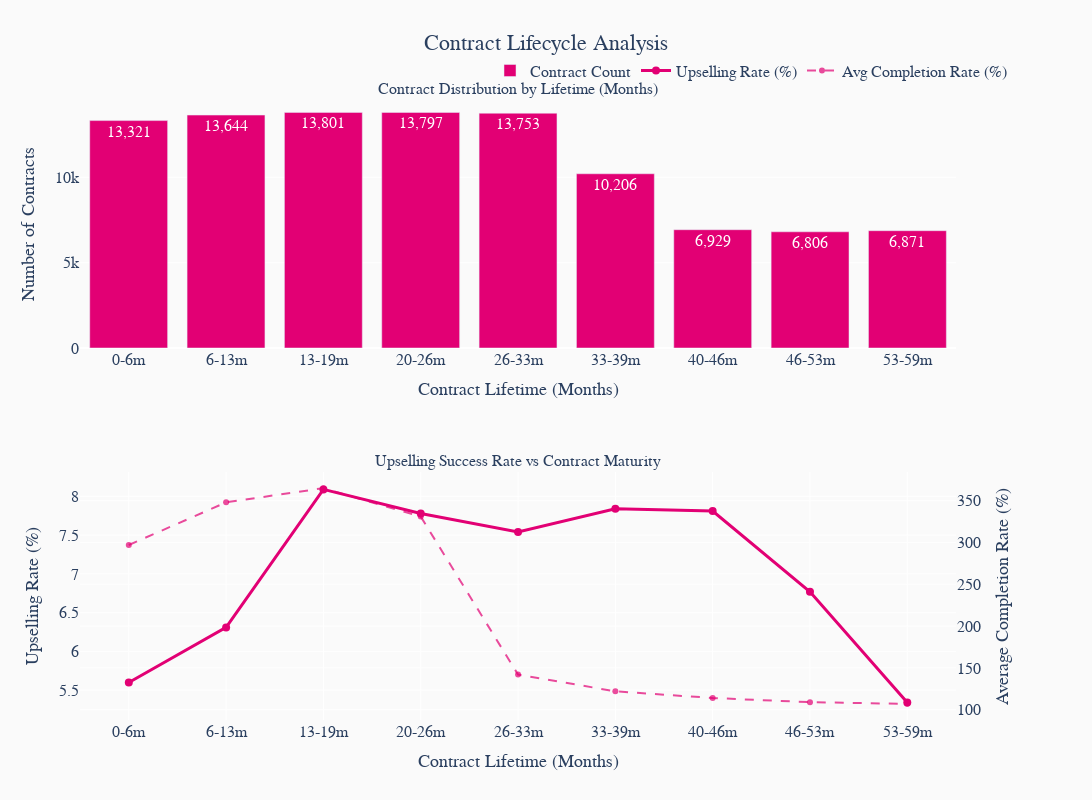

The notebook cell this image was saved under:
### Markdown cell above
## 4. Contract Lifecycle Analysis

### Code cell
# Create contract lifetime bins (in days, then convert to months for display)
lifetime_bins = list(range(0, 1860, 200))
lifetime_labels = [f"{lifetime_bins[i]//30}-{(lifetime_bins[i+1]-1)//30}m" for i in range(len(lifetime_bins)-1)]

# Create lifetime analysis
binned_lifetime_data = core_data.with_columns(
    pl.when(pl.col("contract_lifetime_days") < 0).then(pl.lit('0-'))
    .otherwise(pl.lit('1860+'))
    .alias("lifetime_bin")
)

for i in range(len(lifetime_bins)-1):
    binned_lifetime_data = binned_lifetime_data.with_columns(
        pl.when(pl.col("contract_lifetime_days").is_between(lifetime_bins[i], lifetime_bins[i+1], closed="left")).then(pl.lit(lifetime_labels[i]))
        .otherwise(pl.col('lifetime_bin'))
        .alias("lifetime_bin")
    )

# Calculate lifecycle metrics and sort properly
lifecycle_analysis = binned_lifetime_data.group_by("lifetime_bin").agg([
    pl.len().alias("total_contracts"),
    (pl.col("has_done_upselling").mean() * 100).round(2).alias("upselling_rate"),
    pl.col("gross_mrc").mean().round(2).alias("avg_revenue"),
    pl.col("completion_rate").mean().round(2).alias("avg_completion_rate")
])

# Remove outlier bins
lifecycle_analysis = lifecycle_analysis.filter(~pl.col('lifetime_bin').is_in(['0-', '1860+']))

# Create proper sorting order
sort_order = [f"{lifetime_bins[i]//30}-{(lifetime_bins[i+1]-1)//30}m" for i in range(len(lifetime_bins)-1)]

# Sort by converting to a numeric representation for proper ordering
def get_sort_key(bin_label):
    if bin_label in ['0-', '1860+']:
        return -1 if bin_label == '0-' else 999
    # Extract the first number from the label (e.g., "0-6m" -> 0)
    return int(bin_label.split('-')[0])

lifecycle_analysis = lifecycle_analysis.with_columns(
    pl.col("lifetime_bin").map_elements(lambda x: get_sort_key(x), return_dtype=pl.Int32).alias("sort_key")
).sort("sort_key").drop("sort_key")

# Create combined visualization
fig = make_subplots(
    rows=2, cols=1,
    subplot_titles=(
        'Contract Distribution by Lifetime (Months)',
        'Upselling Success Rate vs Contract Maturity'
    ),
    vertical_spacing=0.2,
    specs=[[{"secondary_y": False}], [{"secondary_y": True}]]
)

# Contract distribution
fig.add_trace(
    go.Bar(
        x=lifecycle_analysis['lifetime_bin'],
        y=lifecycle_analysis['total_contracts'],
        name='Contract Count',
        marker_color=MAGENTA_COLOR,
        text=[f'{x:,}' for x in lifecycle_analysis['total_contracts']],
        textposition='auto',
        textfont=dict(size=16)
    ),
    row=1, col=1
)

# Upselling rate
fig.add_trace(
    go.Scatter(
        x=lifecycle_analysis['lifetime_bin'],
        y=lifecycle_analysis['upselling_rate'],
        mode='lines+markers',
        name='Upselling Rate (%)',
        line=dict(color=MAGENTA_COLOR, width=3),
        marker=dict(size=8, color=MAGENTA_COLOR),
        text=[f'{x:.1f}%' for x in lifecycle_analysis['upselling_rate']],
        textposition='top center',
        textfont=dict(size=16)
    ),
    row=2, col=1
)

# Completion rate on secondary y-axis
fig.add_trace(
    go.Scatter(
        x=lifecycle_analysis['lifetime_bin'],
        y=lifecycle_analysis['avg_completion_rate'] * 100,
        mode='lines+markers',
        name='Avg Completion Rate (%)',
        line=dict(color=MAGENTA_LIGHT, width=2, dash='dash'),
        marker=dict(size=6, color=MAGENTA_LIGHT),
    ),
    row=2, col=1,
    secondary_y=True
)

fig.update_xaxes(title_text="Contract Lifetime (Months)", row=1, col=1, title_font=dict(size=18))
fig.update_yaxes(title_text="Number of Contracts", row=1, col=1, title_font=dict(size=18))
fig.update_xaxes(title_text="Contract Lifetime (Months)", row=2, col=1, title_font=dict(size=18))
fig.update_yaxes(title_text="Upselling Rate (%)", row=2, col=1, title_font=dict(size=18))

fig.update_yaxes(title_text="Average Completion Rate (%)", secondary_y=True, row=2, col=1, title_font=dict(size=18))

fig.update_layout(
    title={
        'text': 'Contract Lifecycle Analysis',
        'x': 0.5,
        'xanchor': 'center',
        'font': {'size': 22, 'family': FONT_FAMILY}
    },
    height=800,
    width=1400,
    plot_bgcolor='rgba(0,0,0,0)',
    paper_bgcolor='rgb(250,250,250)',
    showlegend=True,
    font=dict(family=FONT_FAMILY, size=16),
    legend=dict(
        orientation="h",
        yanchor="bottom",
        y=1.02,
        xanchor="right",
        x=1,
        font=dict(size=16)
    )
)

fig.show()
# Save as PDF (high quality for printing)
fig.write_image(images_dir / "contract_lifetime.pdf", 
                width=1400, height=800, scale=2)

### Figure 1 — Plotly figure (JSON) as saved in the notebook; plotly's stock layout.template omitted (floating-point values rounded to 4 significant figures)
{"data": [{"marker": {"color": "rgb(226,0,116)"}, "name": "Contract Count", "text": ["13,321", "13,644", "13,801", "13,797", "13,753", "10,206", "6,929", "6,806", "6,871"], "textfont": {"size": 16}, "textposition": "auto", "type": "bar", "x": ["0-6m", "6-13m", "13-19m", "20-26m", "26-33m", "33-39m", "40-46m", "46-53m", "53-59m"], "xaxis": "x", "y": [13321, 13644, 13801, 13797, 13753, 10206, 6929, 6806, 6871], "yaxis": "y"}, {"line": {"color": "rgb(226,0,116)", "width": 3}, "marker": {"color": "rgb(226,0,116)", "size": 8}, "mode": "lines+markers", "name": "Upselling Rate (%)", "text": ["5.6%", "6.3%", "8.1%", "7.8%", "7.5%", "7.8%", "7.8%", "6.8%", "5.3%"], "textfont": {"size": 16}, "textposition": "top center", "type": "scatter", "x": ["0-6m", "6-13m", "13-19m", "20-26m", "26-33m", "33-39m", "40-46m", "46-53m", "53-59m"], "xaxis": "x2", "y": [5.6, 6.31, 8.09, 7.78, 7.54, 7.84, 7.81, 6.77, 5.34], "yaxis": "y2"}, {"line": {"color": "rgba(226,0,116,0.7)", "dash": "dash", "width": 2}, "marker": {"color": "rgba(226,0,116,0.7)", "size": 6}, "mode": "lines+markers", "name": "Avg Completion Rate (%)", "type": "scatter", "x": ["0-6m", "6-13m", "13-19m", "20-26m", "26-33m", "33-39m", "40-46m", "46-53m", "53-59m"], "xaxis": "x2", "y": [297.0, 348.0, 365.0, 331.0, 142.0, 122.0, 114.0, 109.0, 107.0], "yaxis": "y3"}], "layout": {"annotations": [{"font": {"size": 16}, "showarrow": false, "text": "Contract Distribution by Lifetime (Months)", "x": 0.47, "xanchor": "center", "xref": "paper", "y": 1, "yanchor": "bottom", "yref": "paper"}, {"font": {"size": 16}, "showarrow": false, "text": "Upselling Success Rate vs Contract Maturity", "x": 0.47, "xanchor": "center", "xref": "paper", "y": 0.4, "yanchor": "bottom", "yref": "paper"}], "font": {"family": "Teleneo", "size": 16}, "height": 800, "legend": {"font": {"size": 16}, "orientation": "h", "x": 1, "xanchor": "right", "y": 1.02, "yanchor": "bottom"}, "paper_bgcolor": "rgb(250,250,250)", "plot_bgcolor": "rgba(0,0,0,0)", "showlegend": true, "title": {"font": {"family": "Teleneo", "size": 22}, "text": "Contract Lifecycle Analysis", "x": 0.5, "xanchor": "center"}, "width": 1400, "xaxis": {"anchor": "y", "domain": [0, 0.94], "title": {"font": {"size": 18}, "text": "Contract Lifetime (Months)"}}, "xaxis2": {"anchor": "y2", "domain": [0, 0.94], "title": {"font": {"size": 18}, "text": "Contract Lifetime (Months)"}}, "yaxis": {"anchor": "x", "domain": [0.6, 1], "title": {"font": {"size": 18}, "text": "Number of Contracts"}}, "yaxis2": {"anchor": "x2", "domain": [0, 0.4], "title": {"font": {"size": 18}, "text": "Upselling Rate (%)"}}, "yaxis3": {"anchor": "x2", "overlaying": "y2", "side": "right", "title": {"font": {"size": 18}, "text": "Average Completion Rate (%)"}}}}
